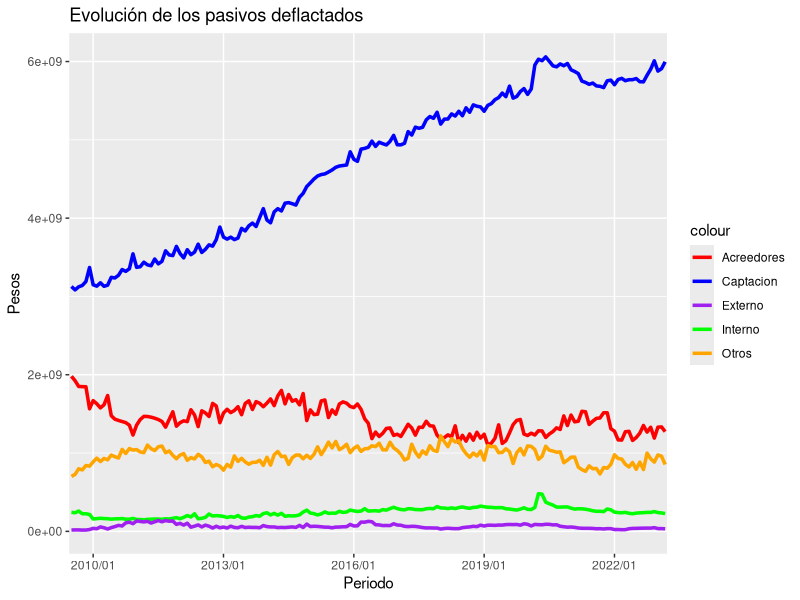
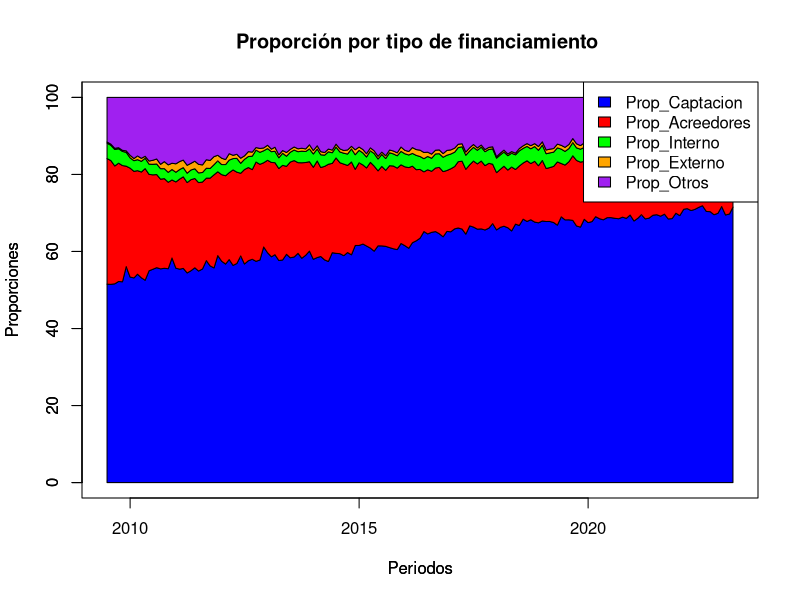
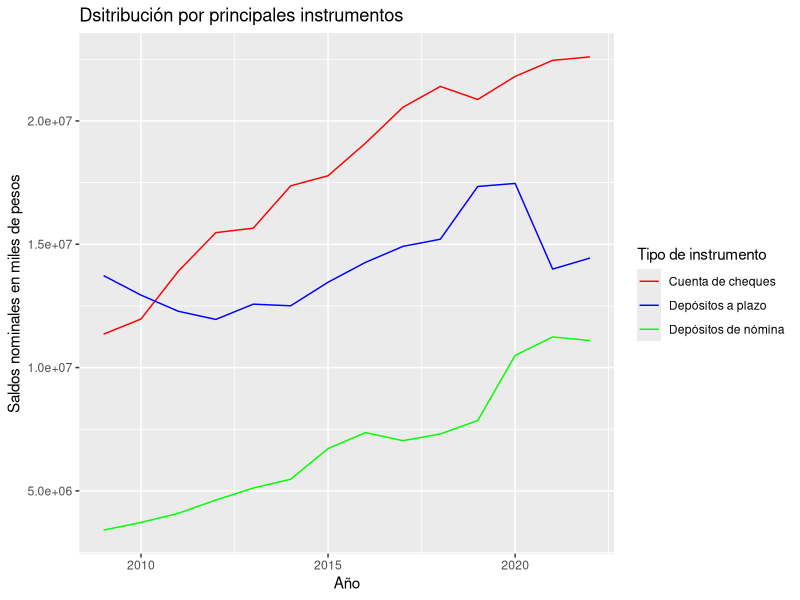
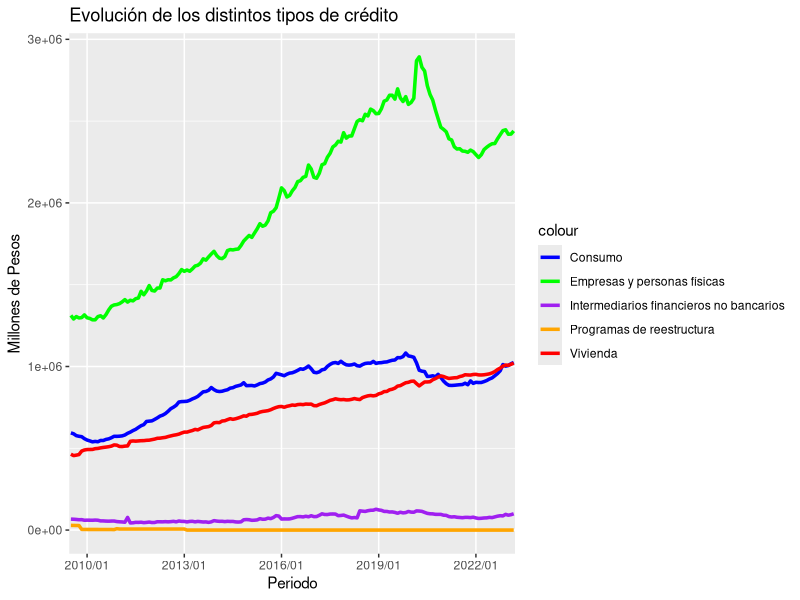
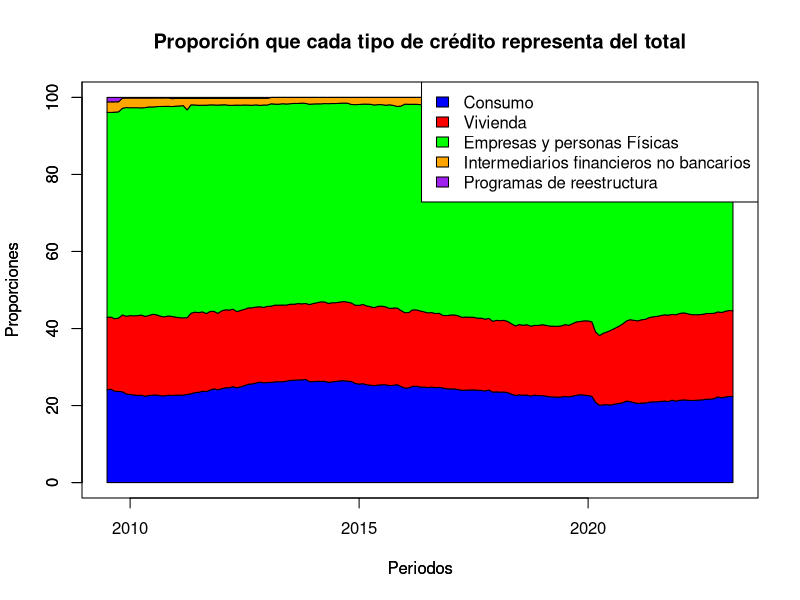
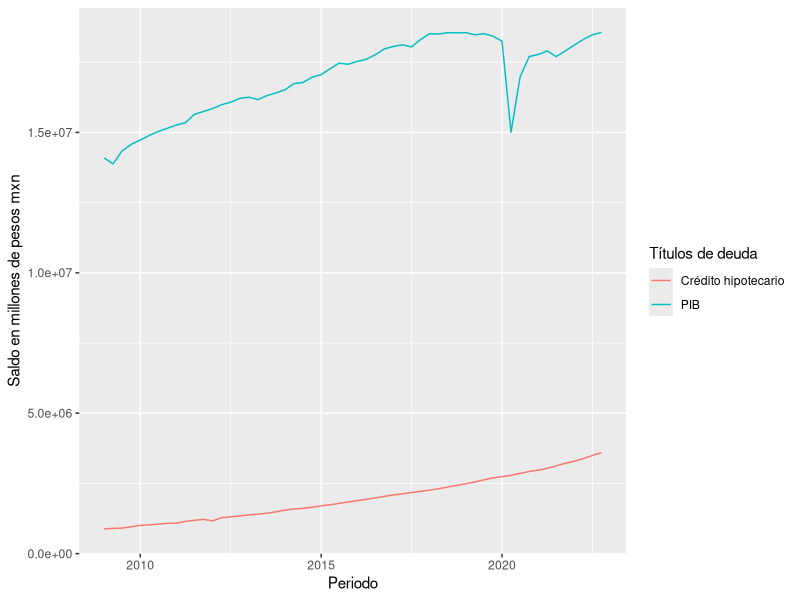
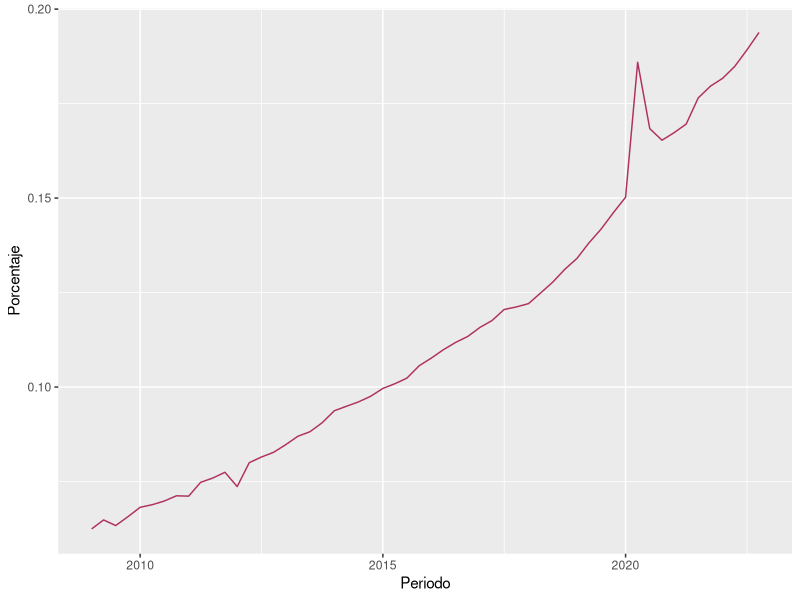

Write the R code that produced these figures, in order.
## ---- chunk 1
knitr::opts_chunk$set(echo = FALSE)
## ---- chunk 2
library(ggplot2)
library(readxl)
library(tidyverse)
## ---- chunk 3
library(tidyr)
library(dplyr)
library(ggplot2)

## ---- chunk 4
Pasivos <- readxl::read_xlsx("Pasivos.xlsx")
INPP<- readxl::read_xls("INPP.xls")
datos_combinados <- merge(Pasivos, INPP, by = "Periodos")

## ---- chunk 5
datos_deflactados <- datos_combinados %>%
  mutate(Captaciones_def = Captacion / Inpp * 100,
         Acreedores_def = Acreedores / Inpp * 100,
         Interno_def = Interno/ Inpp * 100,
         Externo_def = Externo / Inpp * 100,
         Otros_def = Otros / Inpp * 100)
## ---- chunk 6
# Selecciona solo las columnas deflactadas que deseas guardar
datos_deflactados_seleccionados <- datos_deflactados %>%
  select(Periodos, Captaciones_def, Acreedores_def, Interno_def, Externo_def, Otros_def)

## ---- chunk 7
# Guarda los datos en un archivo de Excel
write.csv(datos_deflactados_seleccionados, "datos_deflactados.csv")
## ---- chunk 8
ggplot(datos_deflactados_seleccionados, aes(x = Periodos)) +
  geom_line(aes(y = Captaciones_def, color = "Captacion", group = "Captacion"), size = 1.2) +
  geom_line(aes(y = Acreedores_def, color = "Acreedores", group = "Acreedores"), size = 1.2) +
  geom_line(aes(y = Interno_def, color = "Interno", group = "Interno"), size = 1.2) +
  geom_line(aes(y = Externo_def, color = "Externo", group = "Externo"), size = 1.2) +
  geom_line(aes(y = Otros_def, color = "Otros", group = "Otros"), size = 1.2) +
  xlab("Periodo") +
  ylab("Pesos") +
  ggtitle("Evolución de los pasivos deflactados") +
  scale_color_manual(values = c("Captacion" = "blue", "Acreedores" = "red", "Interno" = "green", "Externo" = "purple", "Otros" = "orange")) +
  scale_x_discrete(breaks = c("2010/01", "2013/01", "2016/01", "2019/01", "2022/01"))


## ---- chunk 9
Prop <- readxl::read_xlsx("Prop.xlsx")
## ---- chunk 10
# Convertir la columna "Periodos" en formato de fecha
Prop$Periodos <- as.Date(paste0(Prop$Periodos, "/01"), format="%Y/%m/%d")

# Crear gráfico de áreas con colores diferentes para cada serie
plot(Prop$Periodos, Prop$Prop_Captacion, type="n", xlab="Periodos", ylab="Proporciones" , ylim=c(0, 100))
polygon(c(Prop$Periodos, rev(Prop$Periodos)), c(Prop$Prop_Captacion, rep(0, nrow(Prop))), col="blue")
polygon(c(Prop$Periodos, rev(Prop$Periodos)), c(Prop$Prop_Captacion + Prop$Prop_Acreedores, rev(Prop$Prop_Captacion)), col="red")
polygon(c(Prop$Periodos, rev(Prop$Periodos)), c(Prop$Prop_Captacion + Prop$Prop_Acreedores + Prop$Prop_Interno, rev(Prop$Prop_Captacion + Prop$Prop_Acreedores)), col="green")
polygon(c(Prop$Periodos, rev(Prop$Periodos)), c(Prop$Prop_Captacion + Prop$Prop_Acreedores + Prop$Prop_Interno + Prop$Prop_Externo, rev(Prop$Prop_Captacion + Prop$Prop_Acreedores + Prop$Prop_Interno)), col="orange")
polygon(c(Prop$Periodos, rev(Prop$Periodos)), c(Prop$Prop_Captacion + Prop$Prop_Acreedores + Prop$Prop_Interno + Prop$Prop_Externo + Prop$Prop_Otros, rev(Prop$Prop_Captacion + Prop$Prop_Acreedores + Prop$Prop_Interno + Prop$Prop_Externo)), col="purple")

# Agregar etiquetas de eje y título y límites de eje y
axis(2, at=seq(0, 120, by=20))
title(main="Proporción por tipo de financiamiento ", xlab="Periodos", ylab="Proporciones")
legend("topright", c("Prop_Captacion", "Prop_Acreedores", "Prop_Interno", "Prop_Externo", "Prop_Otros"), fill=c("blue", "red", "green", "orange", "purple"))

## ---- chunk 11
# Cargar los datos en un dataframe
datos <- readxl::read_xlsx("Tipo_capta.xlsx")

# Deflactar los pasivos utilizando la columna INPP existente
datos$Cheques_deflactado <- datos$Cheques / datos$INPP
datos$vista_deflactado <- datos$Vista / datos$INPP
datos$Plazo_deflactado <- datos$Plazo / datos$INPP
## ---- chunk 12
# Generar un gráfico de líneas con los valores de Cheques_deflactado, vista_deflactado y Plazo_deflactado en función del Año
ggplot(datos, aes(x = Año)) +
  geom_line(aes(y = Cheques_deflactado, color = "Cuenta de cheques")) +
  geom_line(aes(y = vista_deflactado, color = "Depósitos de nómina")) +
  geom_line(aes(y = Plazo_deflactado, color = "Depósitos a plazo")) +
  labs(title = "Dsitribución por principales instrumentos",
       x = "Año",
       y = "Saldos nominales en miles de pesos",
       color = "Tipo de instrumento") +
  scale_color_manual(values = c("Cuenta de cheques" = "red",
                                "Depósitos de nómina"= "green",
                                "Depósitos a plazo" = "blue"))
## ---- chunk 13
Otorga <- readxl::read_xlsx("Otorga.xlsx")
datos_combinados <- merge(Otorga, INPP, by = "Periodos")

## ---- chunk 14
Otorga_deflactados <- datos_combinados %>%
  mutate(Consumo_def = Consumo / Inpp * 100,
         Vivienda_def = Vivienda / Inpp * 100,
         Empresas_def = Empresas / Inpp * 100,
         Intermediarios_financieros_no_bancarios_Def = Intermediarios_financieros_no_bancarios / Inpp * 100, 
         Programas_de_reestructura_Def = Programas_de_reestructura / Inpp * 100)
## ---- chunk 15
# Selecciona solo las columnas deflactadas que deseas guardar
Otorga_deflactados_seleccionados <- Otorga_deflactados %>%
  select(Periodos, Consumo_def, Vivienda_def, Empresas_def , Intermediarios_financieros_no_bancarios_Def, Programas_de_reestructura_Def)

## ---- chunk 16
# Guarda los datos en un archivo de Excel
write.csv(Otorga_deflactados_seleccionados, "otorga_deflactados.csv")
## ---- chunk 17
ggplot(Otorga_deflactados_seleccionados, aes(x = Periodos)) +
  geom_line(aes(y = Consumo_def, color = "Consumo", group = "Consumo"), size = 1.2) +
  geom_line(aes(y = Vivienda_def, color = "Vivienda", group = "Vivienda"), size = 1.2) +
  geom_line(aes(y = Empresas_def, color = "Empresas y personas físicas", group = "Empresas y personas físicas"), size = 1.2) +
  geom_line(aes(y = Intermediarios_financieros_no_bancarios_Def, color = "Intermediarios financieros no bancarios", group = "Intermediarios financieros no bancarios"), size = 1.2) +
  geom_line(aes(y = Programas_de_reestructura_Def, color = "Programas de reestructura", group = "Programas de reestructura"), size = 1.2) +
  xlab("Periodo") +
  ylab("Millones de Pesos") +
  ggtitle("Evolución de los distintos tipos de crédito") +
  scale_color_manual(values = c("Consumo" = "blue", "Vivienda" = "red", "Empresas y personas físicas" = "green", "Intermediarios financieros no bancarios" = "purple", "Programas de reestructura" = "orange")) +
  scale_x_discrete(breaks = c("2010/01", "2013/01", "2016/01", "2019/01", "2022/01"))


## ---- chunk 18
Prop_Otorga <- readxl::read_xlsx("Prop_Otorga.xlsx")
## ---- chunk 19
# Convertir la columna "Periodos" en formato de fecha
Prop_Otorga$Periodos <- as.Date(paste0(Prop_Otorga$Periodos, "/01"), format="%Y/%m/%d")

# Crear gráfico de áreas con colores diferentes para cada serie
plot(Prop_Otorga$Periodos, Prop_Otorga$Consumo, type="n", xlab="Periodos", ylab="Proporciones", ylim=c(0, 100))
polygon(c(Prop_Otorga$Periodos, rev(Prop_Otorga$Periodos)), c(Prop_Otorga$Consumo, rep(0, nrow(Prop))), col="blue")
polygon(c(Prop_Otorga$Periodos, rev(Prop_Otorga$Periodos)), c(Prop_Otorga$Consumo + Prop_Otorga$Vivienda, rev(Prop_Otorga$Consumo)), col="red")
polygon(c(Prop_Otorga$Periodos, rev(Prop_Otorga$Periodos)), c(Prop_Otorga$Consumo + Prop_Otorga$Vivienda + Prop_Otorga$Empresas, rev(Prop_Otorga$Consumo + Prop_Otorga$Vivienda)), col="green")
polygon(c(Prop_Otorga$Periodos, rev(Prop_Otorga$Periodos)), c(Prop_Otorga$Consumo + Prop_Otorga$Vivienda + Prop_Otorga$Empresas + Prop_Otorga$Intermediarios_financieros_no_bancarios, rev(Prop_Otorga$Consumo + Prop_Otorga$Vivienda + Prop_Otorga$Empresas)), col="orange")
polygon(c(Prop_Otorga$Periodos, rev(Prop_Otorga$Periodos)), c(Prop_Otorga$Consumo + Prop_Otorga$Vivienda + Prop_Otorga$Empresas + Prop_Otorga$Intermediarios_financieros_no_bancarios + Prop_Otorga$Programas_de_reestructura , rev(Prop_Otorga$Consumo + Prop_Otorga$Vivienda + Prop_Otorga$Empresas + Prop_Otorga$Intermediarios_financieros_no_bancarios)), col="purple")

# Agregar etiquetas de eje y título y límites de eje y
axis(2, at=seq(0, 120, by=20))
title(main="Proporción que cada tipo de crédito representa del total", xlab="Periodos", ylab="Proporciones")
legend("topright", c("Consumo", "Vivienda", "Empresas y personas Físicas", "Intermediarios financieros no bancarios", "Programas de reestructura"), fill=c("blue", "red", "green", "orange", "purple"))

## ---- chunk 20
b5<- read.csv("hipoteca-pib.csv")
b5$Fecha= as.Date(b5$Fecha,format="%d/%m/%Y")
#Tratamos las variables como series de tiempo
pib<- ts(b5$PIB, frequency=4, start=c(2009,1))
viv<- ts(b5$Vivienda,frequency=4, start=c(2009,1))

df5<- data.frame(pib, viv)
periodos <- seq(as.Date("2009-01-01"), length.out = nrow(df5), by = "3 months")
df5<- data.frame(periodos,pib,viv)

ggplot(df5, aes(x = periodos)) +
  geom_line(aes(y= pib, color="PIB")) +
  geom_line(aes(y= viv, color="Crédito hipotecario")) +
  labs(x = "Periodo", y = "Saldo en millones de pesos mxn", color = "Títulos de deuda")

## ---- chunk 21
#como porcentaje del PIB
df5$p_viv<- df5$viv/df5$pib
ggplot(df5, aes(x= periodos, y=p_viv))+
  geom_line(color="maroon")+
  labs(x = "Periodo", y = "Porcentaje")
